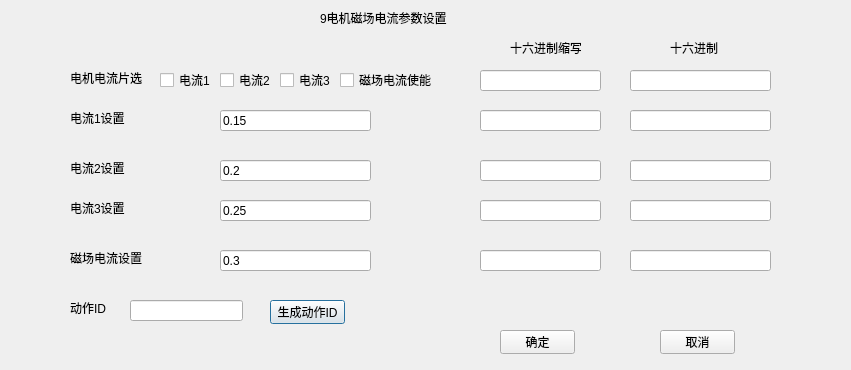
<?xml version="1.0" encoding="UTF-8"?>
<ui version="4.0">
 <class>MotorMagneticFieldCurrent</class>
 <widget class="QDialog" name="MotorMagneticFieldCurrent">
  <property name="geometry">
   <rect>
    <x>0</x>
    <y>0</y>
    <width>851</width>
    <height>370</height>
   </rect>
  </property>
  <property name="windowTitle">
   <string>Dialog</string>
  </property>
  <widget class="QLabel" name="label">
   <property name="geometry">
    <rect>
     <x>320</x>
     <y>10</y>
     <width>131</width>
     <height>16</height>
    </rect>
   </property>
   <property name="text">
    <string>9电机磁场电流参数设置</string>
   </property>
  </widget>
  <widget class="QLabel" name="label_2">
   <property name="geometry">
    <rect>
     <x>70</x>
     <y>70</y>
     <width>81</width>
     <height>16</height>
    </rect>
   </property>
   <property name="text">
    <string>电机电流片选</string>
   </property>
  </widget>
  <widget class="QCheckBox" name="checkBox_1">
   <property name="geometry">
    <rect>
     <x>160</x>
     <y>70</y>
     <width>61</width>
     <height>20</height>
    </rect>
   </property>
   <property name="text">
    <string>电流1</string>
   </property>
  </widget>
  <widget class="QCheckBox" name="checkBox_2">
   <property name="geometry">
    <rect>
     <x>220</x>
     <y>70</y>
     <width>61</width>
     <height>20</height>
    </rect>
   </property>
   <property name="text">
    <string>电流2</string>
   </property>
  </widget>
  <widget class="QCheckBox" name="checkBox_3">
   <property name="geometry">
    <rect>
     <x>280</x>
     <y>70</y>
     <width>61</width>
     <height>20</height>
    </rect>
   </property>
   <property name="text">
    <string>电流3</string>
   </property>
  </widget>
  <widget class="QCheckBox" name="checkBox_4">
   <property name="geometry">
    <rect>
     <x>340</x>
     <y>70</y>
     <width>101</width>
     <height>20</height>
    </rect>
   </property>
   <property name="text">
    <string>磁场电流使能</string>
   </property>
  </widget>
  <widget class="QLabel" name="label_3">
   <property name="geometry">
    <rect>
     <x>70</x>
     <y>110</y>
     <width>61</width>
     <height>16</height>
    </rect>
   </property>
   <property name="text">
    <string>电流1设置</string>
   </property>
  </widget>
  <widget class="QLabel" name="label_4">
   <property name="geometry">
    <rect>
     <x>70</x>
     <y>160</y>
     <width>61</width>
     <height>16</height>
    </rect>
   </property>
   <property name="text">
    <string>电流2设置</string>
   </property>
  </widget>
  <widget class="QLineEdit" name="valLineEdit_1">
   <property name="geometry">
    <rect>
     <x>220</x>
     <y>110</y>
     <width>151</width>
     <height>21</height>
    </rect>
   </property>
   <property name="text">
    <string>0.15</string>
   </property>
  </widget>
  <widget class="QLineEdit" name="valLineEdit_2">
   <property name="geometry">
    <rect>
     <x>220</x>
     <y>160</y>
     <width>151</width>
     <height>21</height>
    </rect>
   </property>
   <property name="text">
    <string>0.2</string>
   </property>
  </widget>
  <widget class="QLabel" name="label_5">
   <property name="geometry">
    <rect>
     <x>70</x>
     <y>200</y>
     <width>61</width>
     <height>16</height>
    </rect>
   </property>
   <property name="text">
    <string>电流3设置</string>
   </property>
  </widget>
  <widget class="QLineEdit" name="valLineEdit_3">
   <property name="geometry">
    <rect>
     <x>220</x>
     <y>200</y>
     <width>151</width>
     <height>21</height>
    </rect>
   </property>
   <property name="text">
    <string>0.25</string>
   </property>
  </widget>
  <widget class="QLabel" name="label_6">
   <property name="geometry">
    <rect>
     <x>70</x>
     <y>250</y>
     <width>81</width>
     <height>16</height>
    </rect>
   </property>
   <property name="text">
    <string>磁场电流设置</string>
   </property>
  </widget>
  <widget class="QLineEdit" name="valLineEdit_4">
   <property name="geometry">
    <rect>
     <x>220</x>
     <y>250</y>
     <width>151</width>
     <height>21</height>
    </rect>
   </property>
   <property name="text">
    <string>0.3</string>
   </property>
  </widget>
  <widget class="QLabel" name="label_7">
   <property name="geometry">
    <rect>
     <x>670</x>
     <y>40</y>
     <width>54</width>
     <height>16</height>
    </rect>
   </property>
   <property name="text">
    <string>十六进制</string>
   </property>
  </widget>
  <widget class="QLabel" name="label_8">
   <property name="geometry">
    <rect>
     <x>510</x>
     <y>40</y>
     <width>71</width>
     <height>16</height>
    </rect>
   </property>
   <property name="text">
    <string>十六进制缩写</string>
   </property>
  </widget>
  <widget class="QLineEdit" name="hexOmitLineEdit_1">
   <property name="geometry">
    <rect>
     <x>480</x>
     <y>70</y>
     <width>121</width>
     <height>21</height>
    </rect>
   </property>
   <property name="readOnly">
    <bool>true</bool>
   </property>
  </widget>
  <widget class="QLineEdit" name="hexLineEdit_1">
   <property name="geometry">
    <rect>
     <x>630</x>
     <y>70</y>
     <width>141</width>
     <height>21</height>
    </rect>
   </property>
   <property name="readOnly">
    <bool>true</bool>
   </property>
  </widget>
  <widget class="QLineEdit" name="hexLineEdit_2">
   <property name="geometry">
    <rect>
     <x>630</x>
     <y>110</y>
     <width>141</width>
     <height>21</height>
    </rect>
   </property>
   <property name="readOnly">
    <bool>true</bool>
   </property>
  </widget>
  <widget class="QLineEdit" name="hexOmitLineEdit_2">
   <property name="geometry">
    <rect>
     <x>480</x>
     <y>110</y>
     <width>121</width>
     <height>21</height>
    </rect>
   </property>
   <property name="readOnly">
    <bool>true</bool>
   </property>
  </widget>
  <widget class="QLineEdit" name="hexLineEdit_3">
   <property name="geometry">
    <rect>
     <x>630</x>
     <y>160</y>
     <width>141</width>
     <height>21</height>
    </rect>
   </property>
   <property name="readOnly">
    <bool>true</bool>
   </property>
  </widget>
  <widget class="QLineEdit" name="hexOmitLineEdit_3">
   <property name="geometry">
    <rect>
     <x>480</x>
     <y>160</y>
     <width>121</width>
     <height>21</height>
    </rect>
   </property>
   <property name="readOnly">
    <bool>true</bool>
   </property>
  </widget>
  <widget class="QLineEdit" name="hexLineEdit_4">
   <property name="geometry">
    <rect>
     <x>630</x>
     <y>200</y>
     <width>141</width>
     <height>21</height>
    </rect>
   </property>
   <property name="readOnly">
    <bool>true</bool>
   </property>
  </widget>
  <widget class="QLineEdit" name="hexOmitLineEdit_4">
   <property name="geometry">
    <rect>
     <x>480</x>
     <y>200</y>
     <width>121</width>
     <height>21</height>
    </rect>
   </property>
   <property name="readOnly">
    <bool>true</bool>
   </property>
  </widget>
  <widget class="QLineEdit" name="hexLineEdit_5">
   <property name="geometry">
    <rect>
     <x>630</x>
     <y>250</y>
     <width>141</width>
     <height>21</height>
    </rect>
   </property>
   <property name="readOnly">
    <bool>true</bool>
   </property>
  </widget>
  <widget class="QLineEdit" name="hexOmitLineEdit_5">
   <property name="geometry">
    <rect>
     <x>480</x>
     <y>250</y>
     <width>121</width>
     <height>21</height>
    </rect>
   </property>
   <property name="readOnly">
    <bool>true</bool>
   </property>
  </widget>
  <widget class="QLabel" name="label_9">
   <property name="geometry">
    <rect>
     <x>70</x>
     <y>300</y>
     <width>54</width>
     <height>16</height>
    </rect>
   </property>
   <property name="text">
    <string>动作ID</string>
   </property>
  </widget>
  <widget class="QLineEdit" name="actionIDLineEdit">
   <property name="geometry">
    <rect>
     <x>130</x>
     <y>300</y>
     <width>113</width>
     <height>21</height>
    </rect>
   </property>
  </widget>
  <widget class="QPushButton" name="generateIDPushButton">
   <property name="geometry">
    <rect>
     <x>270</x>
     <y>300</y>
     <width>75</width>
     <height>24</height>
    </rect>
   </property>
   <property name="text">
    <string>生成动作ID</string>
   </property>
  </widget>
  <widget class="QPushButton" name="commitPushButton">
   <property name="geometry">
    <rect>
     <x>500</x>
     <y>330</y>
     <width>75</width>
     <height>24</height>
    </rect>
   </property>
   <property name="text">
    <string>确定</string>
   </property>
  </widget>
  <widget class="QPushButton" name="cancelPushButton">
   <property name="geometry">
    <rect>
     <x>660</x>
     <y>330</y>
     <width>75</width>
     <height>24</height>
    </rect>
   </property>
   <property name="text">
    <string>取消</string>
   </property>
  </widget>
 </widget>
 <resources/>
 <connections/>
</ui>
